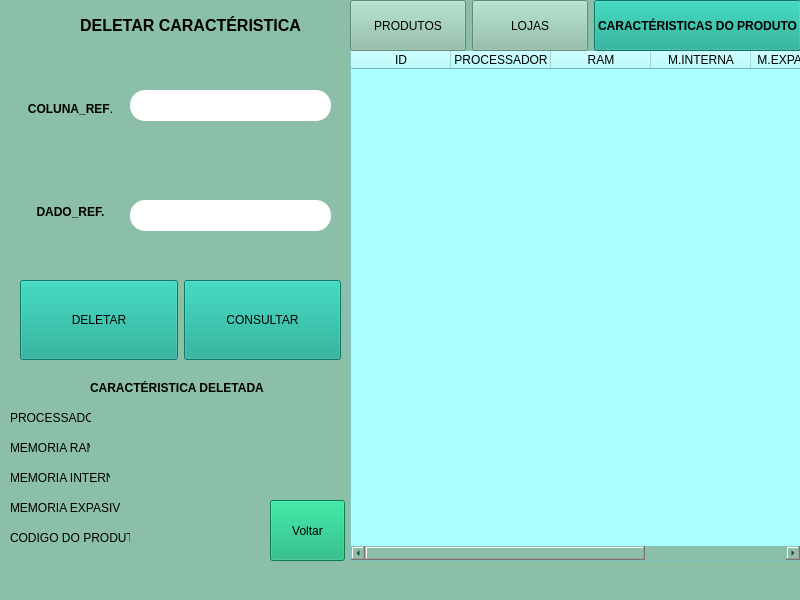
<?xml version="1.0" encoding="UTF-8"?>
<ui version="4.0">
 <class>MainWindow</class>
 <widget class="QMainWindow" name="MainWindow">
  <property name="geometry">
   <rect>
    <x>0</x>
    <y>0</y>
    <width>800</width>
    <height>600</height>
   </rect>
  </property>
  <property name="windowTitle">
   <string>MainWindow</string>
  </property>
  <property name="styleSheet">
   <string notr="true">background-color:rgb(140, 191, 167)</string>
  </property>
  <widget class="QWidget" name="centralwidget">
   <widget class="QTableWidget" name="tableWidget">
    <property name="geometry">
     <rect>
      <x>350</x>
      <y>50</y>
      <width>451</width>
      <height>511</height>
     </rect>
    </property>
    <property name="styleSheet">
     <string notr="true">background-color: rgb(170, 255, 255);</string>
    </property>
    <column>
     <property name="text">
      <string>ID</string>
     </property>
    </column>
    <column>
     <property name="text">
      <string>PROCESSADOR</string>
     </property>
    </column>
    <column>
     <property name="text">
      <string>RAM</string>
     </property>
    </column>
    <column>
     <property name="text">
      <string>M.INTERNA</string>
     </property>
    </column>
    <column>
     <property name="text">
      <string>M.EXPANSIVEL</string>
     </property>
    </column>
    <column>
     <property name="text">
      <string>CODIGO_PROD.</string>
     </property>
    </column>
   </widget>
   <widget class="QLabel" name="label">
    <property name="geometry">
     <rect>
      <x>70</x>
      <y>0</y>
      <width>241</width>
      <height>51</height>
     </rect>
    </property>
    <property name="text">
     <string>&lt;html&gt;&lt;head/&gt;&lt;body&gt;&lt;p&gt;&lt;span style=&quot; font-size:12pt; font-weight:600;&quot;&gt;DELETAR CARACTÉRISTICA&lt;/span&gt;&lt;/p&gt;&lt;/body&gt;&lt;/html&gt;</string>
    </property>
    <property name="alignment">
     <set>Qt::AlignCenter</set>
    </property>
   </widget>
   <widget class="QWidget" name="horizontalLayoutWidget">
    <property name="geometry">
     <rect>
      <x>350</x>
      <y>0</y>
      <width>451</width>
      <height>51</height>
     </rect>
    </property>
    <layout class="QHBoxLayout" name="horizontalLayout">
     <item>
      <widget class="QPushButton" name="pushButton_5">
       <property name="sizePolicy">
        <sizepolicy hsizetype="Preferred" vsizetype="Preferred">
         <horstretch>0</horstretch>
         <verstretch>0</verstretch>
        </sizepolicy>
       </property>
       <property name="text">
        <string>PRODUTOS</string>
       </property>
      </widget>
     </item>
     <item>
      <widget class="QPushButton" name="pushButton_4">
       <property name="sizePolicy">
        <sizepolicy hsizetype="Preferred" vsizetype="Preferred">
         <horstretch>0</horstretch>
         <verstretch>0</verstretch>
        </sizepolicy>
       </property>
       <property name="text">
        <string>LOJAS</string>
       </property>
      </widget>
     </item>
     <item>
      <widget class="QPushButton" name="pushButton_3">
       <property name="sizePolicy">
        <sizepolicy hsizetype="Preferred" vsizetype="Preferred">
         <horstretch>0</horstretch>
         <verstretch>0</verstretch>
        </sizepolicy>
       </property>
       <property name="font">
        <font>
         <weight>75</weight>
         <bold>true</bold>
        </font>
       </property>
       <property name="styleSheet">
        <string notr="true">
background-color: rgb(15, 166, 141);</string>
       </property>
       <property name="text">
        <string>CARACTÉRISTICAS DO PRODUTO</string>
       </property>
      </widget>
     </item>
    </layout>
   </widget>
   <widget class="QLabel" name="label_7">
    <property name="geometry">
     <rect>
      <x>10</x>
      <y>410</y>
      <width>81</width>
      <height>16</height>
     </rect>
    </property>
    <property name="text">
     <string>PROCESSADOR:</string>
    </property>
   </widget>
   <widget class="QLabel" name="label_8">
    <property name="geometry">
     <rect>
      <x>100</x>
      <y>410</y>
      <width>121</width>
      <height>16</height>
     </rect>
    </property>
    <property name="text">
     <string/>
    </property>
   </widget>
   <widget class="QLabel" name="label_9">
    <property name="geometry">
     <rect>
      <x>10</x>
      <y>440</y>
      <width>91</width>
      <height>16</height>
     </rect>
    </property>
    <property name="text">
     <string>MEMORIA RAM:</string>
    </property>
   </widget>
   <widget class="QLabel" name="label_10">
    <property name="geometry">
     <rect>
      <x>90</x>
      <y>440</y>
      <width>121</width>
      <height>16</height>
     </rect>
    </property>
    <property name="text">
     <string/>
    </property>
   </widget>
   <widget class="QLabel" name="label_11">
    <property name="geometry">
     <rect>
      <x>10</x>
      <y>470</y>
      <width>101</width>
      <height>16</height>
     </rect>
    </property>
    <property name="text">
     <string>MEMORIA INTERNA:</string>
    </property>
   </widget>
   <widget class="QLabel" name="label_12">
    <property name="geometry">
     <rect>
      <x>110</x>
      <y>470</y>
      <width>111</width>
      <height>16</height>
     </rect>
    </property>
    <property name="text">
     <string/>
    </property>
   </widget>
   <widget class="QLabel" name="label_13">
    <property name="geometry">
     <rect>
      <x>10</x>
      <y>500</y>
      <width>111</width>
      <height>16</height>
     </rect>
    </property>
    <property name="text">
     <string>MEMORIA EXPASIVEL:</string>
    </property>
   </widget>
   <widget class="QLabel" name="label_14">
    <property name="geometry">
     <rect>
      <x>120</x>
      <y>500</y>
      <width>111</width>
      <height>16</height>
     </rect>
    </property>
    <property name="text">
     <string/>
    </property>
   </widget>
   <widget class="QLabel" name="label_15">
    <property name="geometry">
     <rect>
      <x>10</x>
      <y>530</y>
      <width>121</width>
      <height>16</height>
     </rect>
    </property>
    <property name="text">
     <string>CODIGO DO PRODUTO:</string>
    </property>
   </widget>
   <widget class="QLabel" name="label_16">
    <property name="geometry">
     <rect>
      <x>130</x>
      <y>530</y>
      <width>121</width>
      <height>16</height>
     </rect>
    </property>
    <property name="text">
     <string/>
    </property>
   </widget>
   <widget class="QLabel" name="label_17">
    <property name="geometry">
     <rect>
      <x>90</x>
      <y>380</y>
      <width>221</width>
      <height>16</height>
     </rect>
    </property>
    <property name="text">
     <string>&lt;html&gt;&lt;head/&gt;&lt;body&gt;&lt;p&gt;&lt;span style=&quot; font-weight:600;&quot;&gt;CARACTÉRISTICA DELETADA&lt;/span&gt;&lt;/p&gt;&lt;/body&gt;&lt;/html&gt;</string>
    </property>
   </widget>
   <widget class="QWidget" name="horizontalLayoutWidget_2">
    <property name="geometry">
     <rect>
      <x>20</x>
      <y>280</y>
      <width>321</width>
      <height>80</height>
     </rect>
    </property>
    <layout class="QHBoxLayout" name="horizontalLayout_2">
     <item>
      <widget class="QPushButton" name="pushButton">
       <property name="sizePolicy">
        <sizepolicy hsizetype="Preferred" vsizetype="Preferred">
         <horstretch>0</horstretch>
         <verstretch>0</verstretch>
        </sizepolicy>
       </property>
       <property name="styleSheet">
        <string notr="true">
background-color: rgb(15, 166, 141);</string>
       </property>
       <property name="text">
        <string>DELETAR</string>
       </property>
      </widget>
     </item>
     <item>
      <widget class="QPushButton" name="pushButton_2">
       <property name="sizePolicy">
        <sizepolicy hsizetype="Preferred" vsizetype="Preferred">
         <horstretch>0</horstretch>
         <verstretch>0</verstretch>
        </sizepolicy>
       </property>
       <property name="styleSheet">
        <string notr="true">
background-color: rgb(15, 166, 141);</string>
       </property>
       <property name="text">
        <string>CONSULTAR</string>
       </property>
      </widget>
     </item>
    </layout>
   </widget>
   <widget class="QWidget" name="verticalLayoutWidget">
    <property name="geometry">
     <rect>
      <x>10</x>
      <y>60</y>
      <width>121</width>
      <height>201</height>
     </rect>
    </property>
    <layout class="QVBoxLayout" name="verticalLayout">
     <item>
      <widget class="QLabel" name="label_4">
       <property name="text">
        <string>&lt;html&gt;&lt;head/&gt;&lt;body&gt;&lt;p&gt;&lt;span style=&quot; font-weight:600;&quot;&gt;COLUNA_REF&lt;/span&gt;.&lt;/p&gt;&lt;/body&gt;&lt;/html&gt;</string>
       </property>
       <property name="alignment">
        <set>Qt::AlignCenter</set>
       </property>
      </widget>
     </item>
     <item>
      <widget class="QLabel" name="label_5">
       <property name="text">
        <string>&lt;html&gt;&lt;head/&gt;&lt;body&gt;&lt;p&gt;&lt;span style=&quot; font-weight:600;&quot;&gt;DADO_REF.&lt;/span&gt;&lt;/p&gt;&lt;/body&gt;&lt;/html&gt;</string>
       </property>
       <property name="alignment">
        <set>Qt::AlignCenter</set>
       </property>
      </widget>
     </item>
    </layout>
   </widget>
   <widget class="QPushButton" name="pushButton_6">
    <property name="geometry">
     <rect>
      <x>270</x>
      <y>500</y>
      <width>75</width>
      <height>61</height>
     </rect>
    </property>
    <property name="styleSheet">
     <string notr="true">background-color: rgb(10, 175, 112);
</string>
    </property>
    <property name="text">
     <string>Voltar</string>
    </property>
   </widget>
   <widget class="QLineEdit" name="lineEdit_2">
    <property name="geometry">
     <rect>
      <x>130</x>
      <y>200</y>
      <width>201</width>
      <height>31</height>
     </rect>
    </property>
    <property name="sizePolicy">
     <sizepolicy hsizetype="Preferred" vsizetype="Preferred">
      <horstretch>0</horstretch>
      <verstretch>0</verstretch>
     </sizepolicy>
    </property>
    <property name="font">
     <font>
      <pointsize>12</pointsize>
     </font>
    </property>
    <property name="styleSheet">
     <string notr="true">background-color: rgb(255, 170, 0);
border-color: qlineargradient(spread:pad, x1:0, y1:0, x2:1, y2:0, stop:0 rgba(0, 0, 0, 255), stop:1 rgba(255, 255, 255, 255));
border-color: rgb(0, 0, 0);
border-radius:15px;
background-color: rgb(255, 255, 255);
border-color: qlineargradient(spread:pad, x1:0, y1:0, x2:1, y2:0, stop:0 rgba(0, 0, 0, 255), stop:1 rgba(255, 255, 255, 255));
border-width: 2px; 
border - style:outset;
border - color:black;</string>
    </property>
   </widget>
   <widget class="QLineEdit" name="lineEdit">
    <property name="geometry">
     <rect>
      <x>130</x>
      <y>90</y>
      <width>201</width>
      <height>31</height>
     </rect>
    </property>
    <property name="sizePolicy">
     <sizepolicy hsizetype="Preferred" vsizetype="Preferred">
      <horstretch>0</horstretch>
      <verstretch>0</verstretch>
     </sizepolicy>
    </property>
    <property name="font">
     <font>
      <pointsize>12</pointsize>
     </font>
    </property>
    <property name="styleSheet">
     <string notr="true">background-color: rgb(255, 170, 0);
border-color: qlineargradient(spread:pad, x1:0, y1:0, x2:1, y2:0, stop:0 rgba(0, 0, 0, 255), stop:1 rgba(255, 255, 255, 255));
border-color: rgb(0, 0, 0);
border-radius:15px;
background-color: rgb(255, 255, 255);
border-color: qlineargradient(spread:pad, x1:0, y1:0, x2:1, y2:0, stop:0 rgba(0, 0, 0, 255), stop:1 rgba(255, 255, 255, 255));
border-width: 2px; 
border - style:outset;
border - color:black;</string>
    </property>
   </widget>
  </widget>
  <widget class="QMenuBar" name="menubar">
   <property name="geometry">
    <rect>
     <x>0</x>
     <y>0</y>
     <width>800</width>
     <height>21</height>
    </rect>
   </property>
  </widget>
  <widget class="QStatusBar" name="statusbar"/>
 </widget>
 <resources/>
 <connections/>
</ui>
